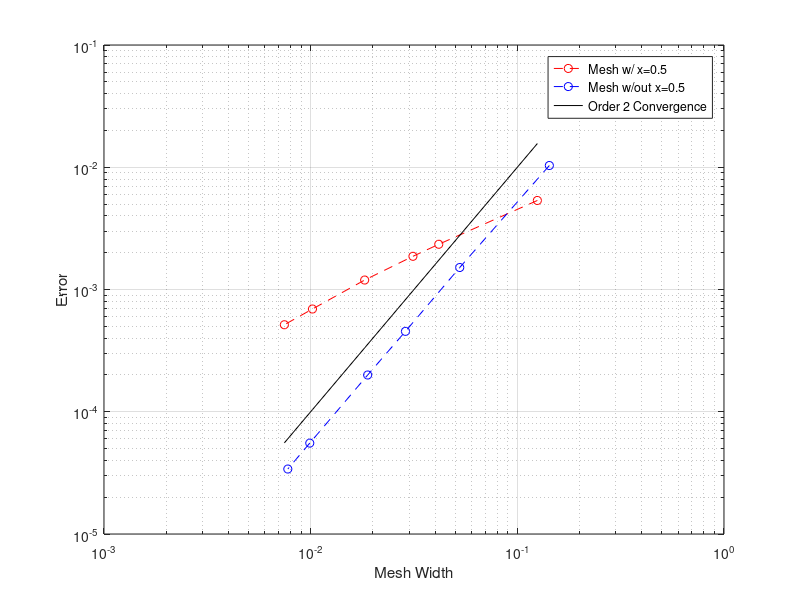

Recreate this plot in MATLAB.
m=128; % number of unknowns
h=1/(m+1); % mesh width

x=[0:h:1];  % x-grid

u=zeros(m+2,1);  % Initialize solution vector
u(1)=0;     % Boundary condition, u(x=0)
u(m+2)=0;   % Boundary condition, u(x=1)

f=@(x) 0;  % u''=f(x)

F=zeros(m,1);   % Column vector for numerical scheme.
F(1)=f(x(2))-u(1)/h^2;  % f(x=h)-f(x=0)/h^2
F(m)=f(x(m+1))-u(m+2)/h^2;  % f(x=m*h)-f(x=1)/h^2
for i=2:m-1
    if x(i+1)<0.5
        F(i)=0;
    else F(i)=1;
    end
end

A=zeros(m,m);   % Matrix for numerical scheme.
A(1,1)=-2;  % Columns 1 and m done manually because they do not
A(1,2)=1;   %   include both the lower and upper diagonals.
A(m,m)=-2;  
A(m,m-1)=1;
for i=2:m-1; 
    A(i,i)=-2;  % main diagonal is -2
    A(i,i-1)=1; % upper diagonal is 1
    A(i,i+1)=1; % lower diagonal is 1
end

u(2:m+1)=h^2.*(A^(-1)*F);
u=u';

%exact=@(x) (-1/pi^2)*sin(pi*x); % exact solution

exact1=@(x) -0.125.*x;
region1=[0:0.01:0.5]; 
exact2=@(x) 0.5.*x.^2-0.625.*x+0.125;
region2=[0.5:0.01:1];


plot(x,u,'r',region1,exact1(region1),'-k',region2,exact2(region2),'-k')
%plot(x,abs(u-exact(x)),'r')

exact=zeros(1,length(x));

for i=1:length(x)
    if x(i)<0.5
        exact(i)=-0.125*x(i);
    else exact(i)=0.5*x(i)^2-0.625*x(i)+0.125;
    end
end

grid_error=sqrt(h)*norm(abs(u-exact))


%%
% v4.30.n2

% Plot 1  (Spring 2017, Report 3)
% Log-Log plot of error vs. h for f(x)=sin(pi*x) and grid refinements of
% 0.5 for 2^{-3} through 2^{-6}.
% x=[2^(-6),2^(-5),2^(-4),2^(-3)]; % mesh size
% y=[1.439e-5,5.752e-5,2.306e-4,9.279e-4]; % associated 2-grid-norm errors
% loglog(x,y,'-o')
% title('Errors in Centered Difference Appx. vs. Mesh Size')
% xlabel('mesh size (h)'); ylabel('Error on (0,1)')

% v4.30.n3
% Plot 2  (Spring 2017, Report 3)
% Plot of solutions for f(x)=(0 if x<0.5)U(1 if x>=0.5) and grids of
%   m=6,7,14,15 plus the exact solution of 
%   u(x)=-0.125*x if x<0.5, 0.5*x^2-0.625*x+0.125 if x>=0.5
% Here, (xi,ui)=(grid with m=i, solution with m=i)
%   region1=x<0.5, exact1=solution for x<0.5
% plot(x6,u6,'r--',x7,u7,'r',x14,u14,'b--',x15,u15,'b',region1,exact1(region1),'k',region2,exact2(region2),'k')
% lgnd=legend('$h=1/7$','$h=1/8$','$h=1/15$','$h=1/16$','exact');
% set(lgnd,'Interpreter','latex')
% lgnd.Location='north';

% v5.3.n1
% Plot 3   (Spring 2017, Report 3)
% Absolute value of pointwise error for f(x)=(0 if x<0.5)U(1 if x>=0.5) 
%   and grids of m=6,7,14,15 with the exact solution:
%   u(x)=-0.125*x if x<0.5, 0.5*x^2-0.625*x+0.125 if x>=0.5.
% Here, (xi,erri)=(grid with m=i, abs(error) with m=i)
% plot(x6,err6,'r--',x7,err7,'r',x14,err14,'b--',x15,err15,'b')
% lgnd=legend('$h=1/7$','$h=1/8$','$h=1/15$','$h=1/16$');
% set(lgnd,'Interpreter','latex')
% lgnd.Location='northeast';

% v5.6.n1
% Plot 4 (Spring 2017, Report 4)
% Grid-2-Norm error for f(x)=(0 if x<0.5)U(1 if x>=0.5) and grids which do
%   and do not include  x=0.5.  
%     h_even={time steps with x=0.5 included}
%     E_even={respective errors in solution}
% Similarly for H_odd, E_odd.
h_even=[1.25e-1,4.167e-2,3.125e-2,1.825e-2,1.02e-2,7.46e-3];
E_even=[5.3488e-3,2.3442e-3,1.8687e-3,1.1952e-3,6.925e-4,5.149e-4];
h_odd=[1.4286e-1,5.263e-2,2.875e-2,1.887e-2,9.901e-3,7.752e-3];
E_odd=[1.0333e-2,1.5132e-3,4.546e-4,1.998e-4,5.54e-5,3.40e-5];
% Calculate approximate rate of convergence values
p_even=zeros(1,length(h_even)-1);
p_odd=zeros(1,length(h_odd)-1);
for i=2:length(p_even)+1
    p_even(i-1)=(log(E_even(i))-log(E_even(i-1)))/(log(h_even(i))-log(h_even(i-1)));
    p_odd(i-1)=(log(E_odd(i))-log(E_odd(i-1)))/(log(h_odd(i))-log(h_odd(i-1)));
end
% Average p value
p_even_avg=(1/length(p_even))*sum(p_even);
p_odd_avg=(1/length(p_odd))*sum(p_odd);
% Log-Log plot of time step vs. error
loglog(h_even,E_even,'r--o',h_odd,E_odd,'b--o',h_even,h_even.^2,'k')
grid on
legend('Mesh w/ x=0.5','Mesh w/out x=0.5','Order 2 Convergence')
xlabel('Mesh Width'); ylabel('Error')
